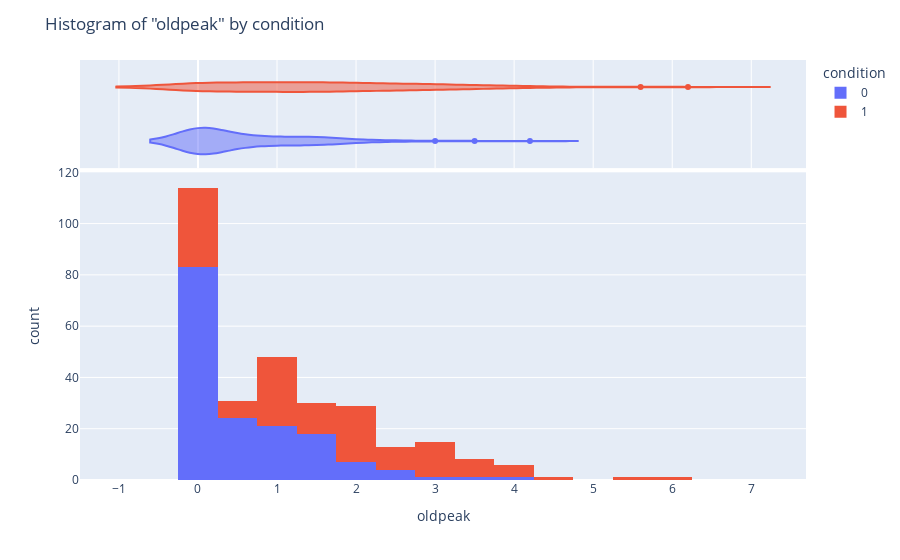

Write notebook code for a chart like this one.
### Markdown cell above
(provide brief description of what [x] is, and how it might relate to [target])

### Code cell
# histogram
fig = px.histogram(df,
               x = 'oldpeak',
               color = 'condition',
               marginal = 'violin',
               hover_data = df.columns)
fig.update_layout(
    title_text = 'Histogram of "oldpeak" by condition')
fig.show()

### Figure 1 — Plotly figure (JSON) as saved in the notebook; plotly's stock layout.template omitted (floating-point values rounded to 4 significant figures; data arrays with more than 128 entries replaced by an {"elided": "..."} marker saying what was removed)
{"data": [{"alignmentgroup": "True", "bingroup": "x", "hovertemplate": "condition=0<br>oldpeak=%{x}<br>count=%{y}<extra></extra>", "legendgroup": "0", "marker": {"color": "#636efa"}, "name": "0", "offsetgroup": "0", "orientation": "v", "showlegend": true, "type": "histogram", "x": {"elided": "160 float values"}, "xaxis": "x", "yaxis": "y"}, {"alignmentgroup": "True", "customdata": {"elided": "160x14 float values"}, "hovertemplate": "condition=%{customdata[13]}<br>oldpeak=%{customdata[9]}<br>age=%{customdata[0]}<br>sex=%{customdata[1]}<br>cp=%{customdata[2]}<br>trestbps=%{customdata[3]}<br>chol=%{customdata[4]}<br>fbs=%{customdata[5]}<br>restecg=%{customdata[6]}<br>thalach=%{customdata[7]}<br>exang=%{customdata[8]}<br>slope=%{customdata[10]}<br>ca=%{customdata[11]}<br>thal=%{customdata[12]}<extra></extra>", "legendgroup": "0", "marker": {"color": "#636efa"}, "name": "0", "offsetgroup": "0", "scalegroup": "x", "showlegend": false, "type": "violin", "x": {"elided": "160 float values"}, "xaxis": "x2", "yaxis": "y2"}, {"alignmentgroup": "True", "bingroup": "x", "hovertemplate": "condition=1<br>oldpeak=%{x}<br>count=%{y}<extra></extra>", "legendgroup": "1", "marker": {"color": "#EF553B"}, "name": "1", "offsetgroup": "1", "orientation": "v", "showlegend": true, "type": "histogram", "x": {"elided": "137 float values"}, "xaxis": "x", "yaxis": "y"}, {"alignmentgroup": "True", "customdata": {"elided": "137x14 float values"}, "hovertemplate": "condition=%{customdata[13]}<br>oldpeak=%{customdata[9]}<br>age=%{customdata[0]}<br>sex=%{customdata[1]}<br>cp=%{customdata[2]}<br>trestbps=%{customdata[3]}<br>chol=%{customdata[4]}<br>fbs=%{customdata[5]}<br>restecg=%{customdata[6]}<br>thalach=%{customdata[7]}<br>exang=%{customdata[8]}<br>slope=%{customdata[10]}<br>ca=%{customdata[11]}<br>thal=%{customdata[12]}<extra></extra>", "legendgroup": "1", "marker": {"color": "#EF553B"}, "name": "1", "offsetgroup": "1", "scalegroup": "x", "showlegend": false, "type": "violin", "x": {"elided": "137 float values"}, "xaxis": "x2", "yaxis": "y2"}], "layout": {"barmode": "relative", "legend": {"title": {"text": "condition"}, "tracegroupgap": 0}, "margin": {"t": 60}, "title": {"text": "Histogram of \"oldpeak\" by condition"}, "xaxis": {"anchor": "y", "domain": [0, 1], "title": {"text": "oldpeak"}}, "xaxis2": {"anchor": "y2", "domain": [0, 1], "matches": "x", "showgrid": true, "showticklabels": false}, "yaxis": {"anchor": "x", "domain": [0, 0.7326], "title": {"text": "count"}}, "yaxis2": {"anchor": "x2", "domain": [0.7426, 1], "matches": "y2", "showgrid": false, "showline": false, "showticklabels": false, "ticks": ""}}}
